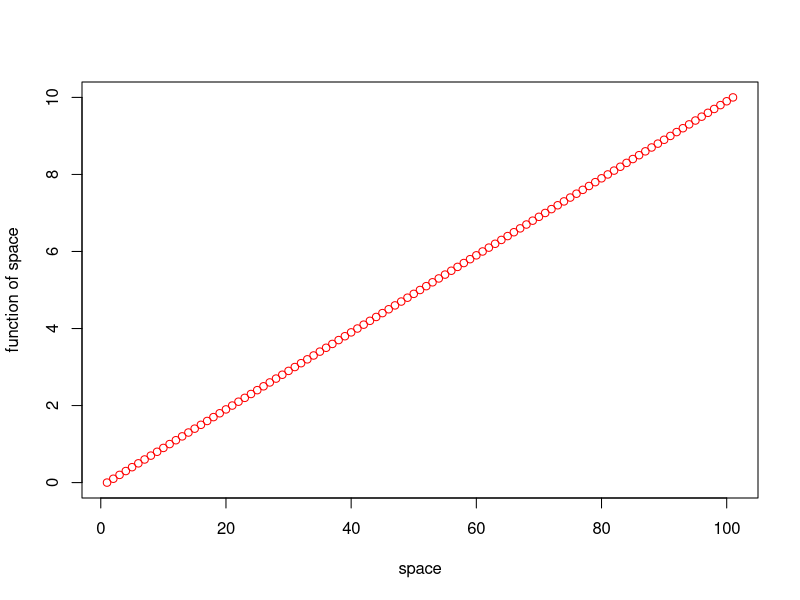
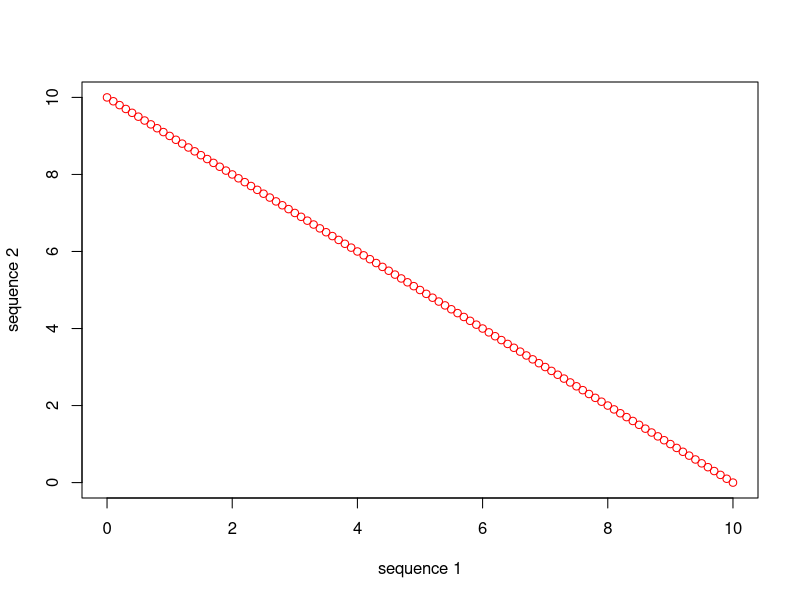
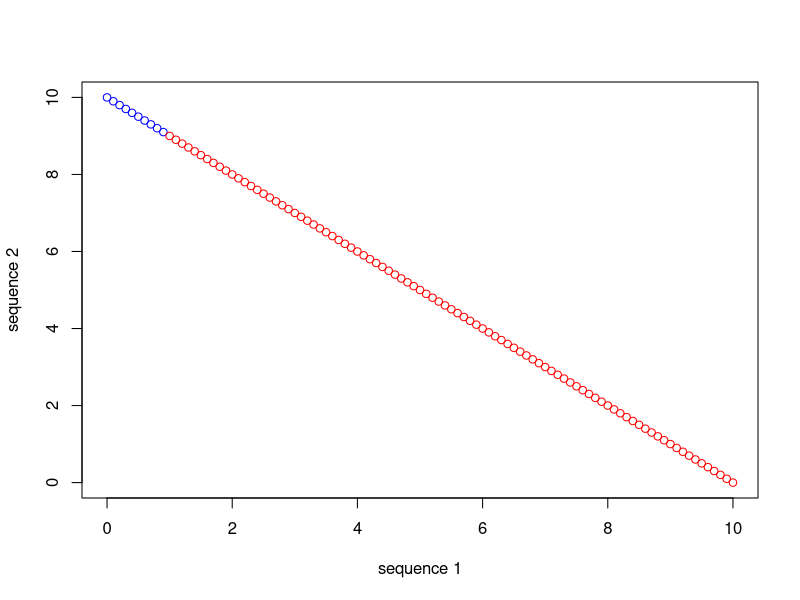
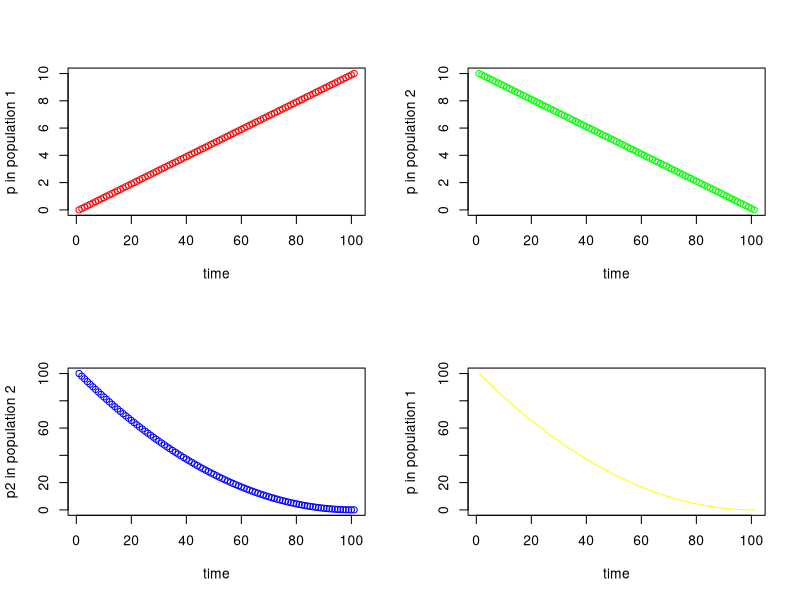
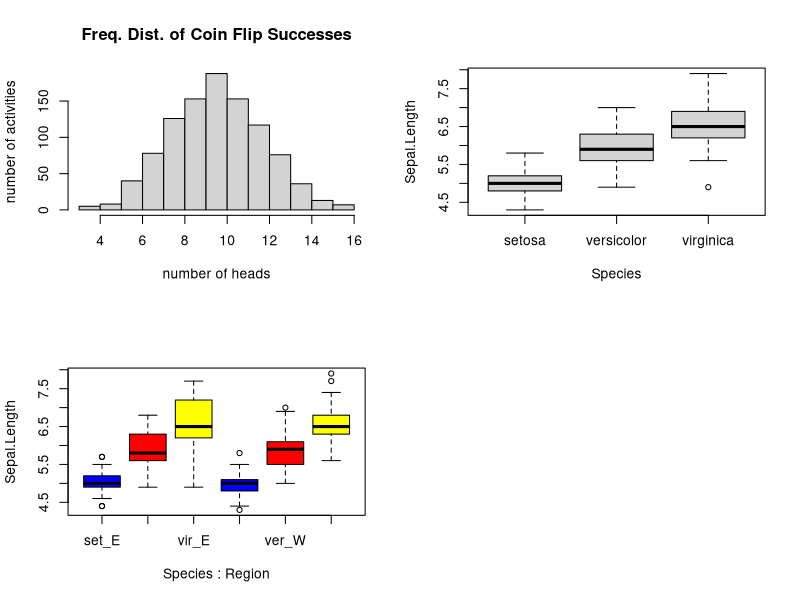

These figures' R source, in order:
## ---- chunk 1
z <- c(10, 20, 30)
mean(z)

mean(c(10, 20, 30))
## ---- chunk 2
rep(1, 5)
rep("one", 5)
## ---- chunk 3
## Using our vector z from above
z[1]

## On the fly using output from the c() function
c(10, 20, 30)[1]
## ---- chunk 4
c(10, 20, 30, 40, 50, 100, 200)[1:4]

c(10, 20, 30, 40, 50, 100, 200)[4:7]
## ---- chunk 5
c(10, 20, 30, 40, 50, 100, 200)[c(1:3, 5)]
## ---- chunk 6
c(10, 20, 30, 40, 50, 100, 200)[-c(1:2)]
## ---- chunk 7
vec1 <- c(10, 20, 30, 40, 50, 100, 200)
vec2 <- c("happy", "sad", "grumpy")
vec3 <- factor(c("high", "low"))

mylist <- list(vec1, vec2, vec3)

print(mylist)

class(mylist)

str(mylist)
## ---- chunk 8
mylist[[2]]
## ---- chunk 9
mylist[[2]][2]
## ---- chunk 10
habitat <- factor(c("mixed", "wet", "wet", "wet", "dry", "dry", "dry","mixed"))
temp <- c(3.4, 3.4, 8.4, 3, 5.6, 8.1, 8.3, 4.5)
elevation <- c(0, 9.2, 3.8, 5, 5.6, 4.1, 7.1, 5.3)
## ---- chunk 11
mydata <- data.frame(habitat, temp, elevation)
row.names(mydata) <- c("Reedy Lake", "Pearcadale", "Warneet", "Cranbourne", 
                       "Lysterfield", "Red Hill", "Devilbend", "Olinda")
## ---- chunk 12
head(mtcars)
## ---- chunk 13
head(iris)
## ---- chunk 14
## The first row, with all columns
iris[1,]
## The first 5 rows and the first 2 columns
iris[1:5,1:2]
## ---- chunk 15
## The first 5 rows of the first column
iris$Sepal.Length[1:5]
## ---- chunk 16
## Populate a 3x3 matrix with values 1 to 9
matrix(1:9, nrow=3, ncol=3)
## ---- chunk 17
## First define a character vector
char_vec <- c(rep("treatment",5), rep("control",3), rep("treatment", 4), rep("control", 6))
print(char_vec)

## Generate a vector that stores the color "red" for "treatment" and "blue" for "control"
col_vec <- ifelse(char_vec=="treatment", "red", "blue")
print(col_vec)
## ---- chunk 18
replicate(5, sample(1:10, size=10, replace=FALSE))
## ---- chunk 19
## Find the maximum petal length for each species in the iris data frame
tapply(iris$Petal.Length, iris$Species, max)
## ---- chunk 20
## Calculate mpg/cyl and mpg/wt, for every row in mtcars and if the second is at least twice the size of the first include that ratio and another character value "Yes" in a growing 2-column dataframe. If the ratio is less than 2, then include "No" in the second column. 

## first pre-allocate our new data frame, which contains NAs initially
newdf <- data.frame(rep(NA, length(mtcars$mpg)), rep(NA, length(mtcars$mpg)))

## then write the for loop to do the above task for every row in mtcars
for(i in 1:length(mtcars$mpg)) {
  newdf[i,1] <- (mtcars$mpg[i]/mtcars$wt[i])/(mtcars$mpg[i]/mtcars$cyl[i])
  newdf[i,2] <- ifelse(newdf[i,1]>=2, "Yes", "No")
}
  print(newdf)
## ---- chunk 21
seq_1 <- seq(0.0, 10.0, by = 0.1) 
plot(seq_1, xlab="space", ylab ="function of space", type = "p", col = "red")
## ---- chunk 22
seq_1 <- seq(0.0, 10.0, by = 0.1)
seq_2 <- seq(10.0, 0.0, by = -0.1)
plot(seq_1, seq_2, xlab="sequence 1", ylab ="sequence 2", type = "p", col = "red")
## ---- chunk 23
seq_1 <- seq(0.0, 10.0, by = 0.1)
seq_2 <- seq(10.0, 0.0, by = -0.1)
plot(seq_1, seq_2, xlab="sequence 1", ylab ="sequence 2", type = "p", 
     col = c(rep("blue", 10), rep("red", 91)))
## ---- chunk 24
seq_square <- (seq_2)*(seq_2)
seq_square_new <- (seq_2)^2

par(mfrow=c(2,2))
plot (seq_1, xlab="time", ylab ="p in population 1", type = "p", col = 'red')
plot (seq_2, xlab="time", ylab ="p in population 2", type = "p", col = 'green')
plot (seq_square, xlab="time", ylab ="p2 in population 2", type = "p", col = 'blue')
plot (seq_square_new, xlab="time", ylab ="p in population 1", type = "l", col = 'yellow')
## ---- chunk 25
hist(rbinom(n=1000, size=20, prob=0.5), xlab="number of heads", ylab="number of activities",
     main="Freq. Dist. of Coin Flip Successes")
## ---- chunk 26
## make a modified version of the iris data frame, which includes a "Region" factor
new_iris <- iris
new_iris$Region <- as.factor(rep(c(rep("West", 5), rep("East", 5)), 15))

## make a boxplot of Sepal.Length that plots individual boxes for the separate Species
boxplot(Sepal.Length ~ Species, data=new_iris)

## make a boxplot of Sepal.Length that shows all 6 combinations of factor levels from Species and Region, including a different color for each species
boxplot(Sepal.Length ~ Species*Region, col=c("blue", "red", "yellow", "blue", "red", "yellow"),
        data=new_iris, names=c("set_E","ver_E","vir_E","set_W","ver_W","vir_W"))

## ---- chunk 27
seq(1, 10, 1)
